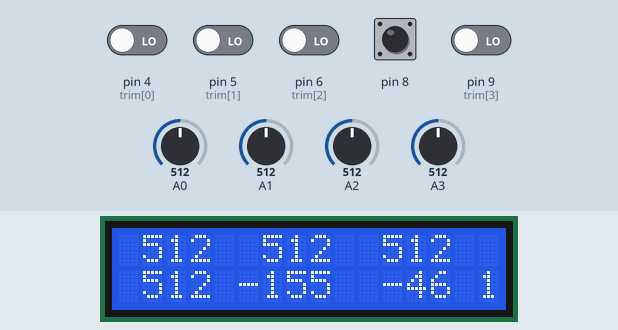
Simulated run of this sketch. Board: Arduino Uno, built with avr-gcc and run on an emulated ATmega328P. Shown: 16×2 character LCD. The test bench sets the inputs (shaded band); at power-on: pin 8 HIGH, pin 4 (trim[0]), pin 5 (trim[1]), pin 6 (trim[2]), pin 9 (trim[3]) LOW, A0 = 512, A1 = 512, A2 = 512, A3 = 512. No radio packets arrive unless stated.

Above: at 1.2 s.
1.3 s: A0 set to 716
At 2.8 s:
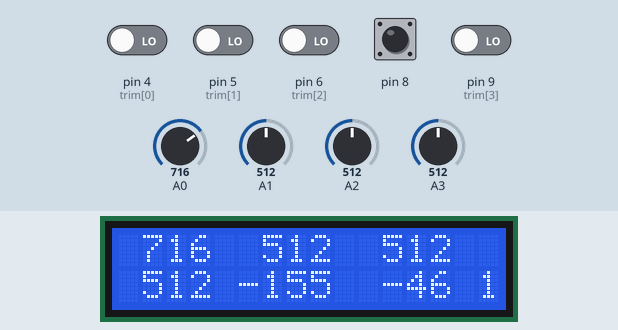
4.3 s: A1 set to 716
At 4.8 s:
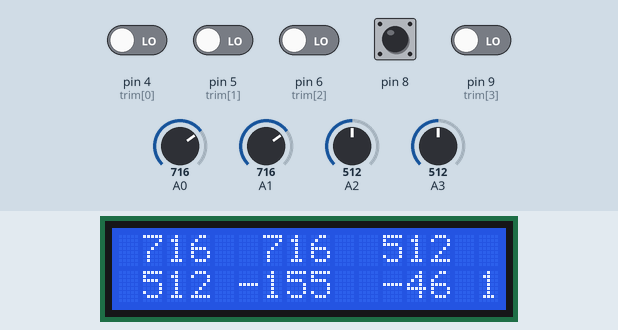
5.9 s: A2 set to 716
At 7.0 s:
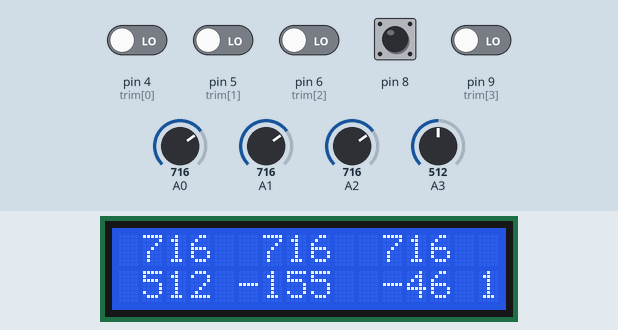
8.9 s: A3 set to 716
At 10.1 s:
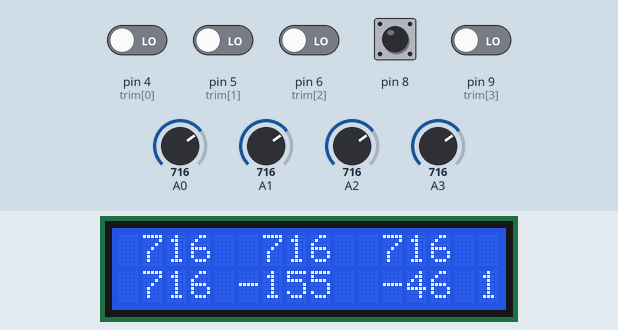
10.4 s: pin 4 (trim[0]) driven HIGH
At 11.1 s:
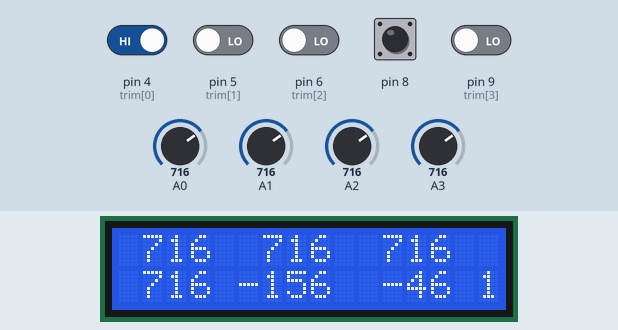
13.4 s: pin 5 (trim[1]) driven HIGH
At 14.4 s:
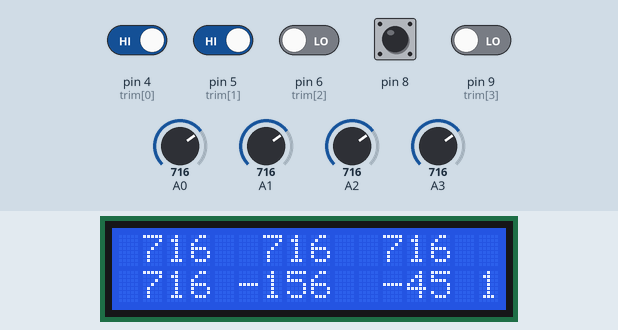
Timing chart, 0 to 15.9 s (numbered marks = the images above; inputs shaded):
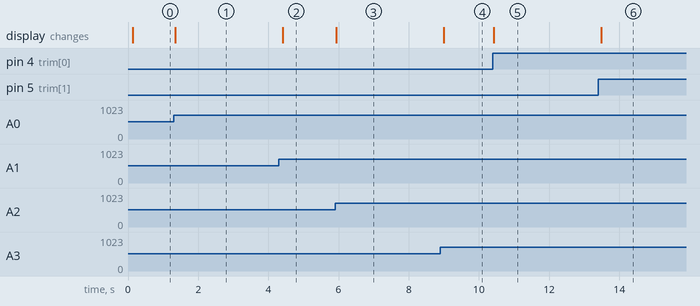

Measured:
- after the input at 1.3 s, the display: changes after 0.05 s (image 1)
- after the input at 4.3 s, the display: changes after 0.11 s (image 2)
- after the input at 5.9 s, the display: changes at once (image 3)
- after the input at 8.9 s, the display: changes after 0.10 s (image 4)
- after the input at 10.4 s, the display: changes at once (image 5)
- after the input at 13.4 s, the display: changes after 0.08 s (image 6)

The sketch:

joystick_and_radios_controller.ino
```cpp
#include <LiquidCrystal_I2C.h>
#include <SPI.h>
#include "Nunchuk.h"
#include "RF24.h"
#include "nRF24L01.h"
#include "printf.h"

#define TRIM(i) (digitalRead(trim[i]))
#define PAYLOAD_SIZE 16
#define RADIO_SIGNATURE 197

LiquidCrystal_I2C lcd(0x3f, 2, 1, 0, 4, 5, 6, 7, 3, POSITIVE);
RF24 radio(7, 10);
int8_t trim[] = {4, 5, 6, 9};  // left, top, right, bottom
volatile bool prevTrim[] = {false, false, false, false};
volatile int16_t trimCtr[] = {-155, -46};
volatile bool radioOn = true, prevD8 = true;
volatile unsigned long debounceT[] = {0, 0, 0, 0, 0};
inline void enablePCI() { PCICR |= 0b00000101; }
inline void clearPCI() { PCICR &= 0b11111010; }
int limInt(int n, int min, int max) {
  if (n < min) return min;
  if (n > max) return max;
  return n;
}
uint16_t data[PAYLOAD_SIZE / 2];
void setup(void) {
  Serial.begin(115200);
  printf_begin();
  Wire.begin();
  nunchuk_init();
  for (int i = 0; i < 4; i++) { pinMode(trim[i], INPUT); }
  pinMode(8, INPUT_PULLUP);
  lcd.begin(16, 2);
  lcd.backlight();
  lcd.clear();
  lcd.setCursor(0, 0);
  lcd.print("init");
  radio.begin();
  radio.setAutoAck(0);
  radio.setRetries(15, 15);
  radio.setPayloadSize(PAYLOAD_SIZE);
  radio.openWritingPipe((byte*)("ctrlr"));
  radio.setPALevel(RF24_PA_MAX);
  radio.setDataRate(RF24_250KBPS);
  radio.setCRCLength(RF24_CRC_8);
  radio.setChannel(76);
  for (int i = 0; i < PAYLOAD_SIZE / 2; i++) { data[i] = 0; }
  //---- use interupts for trim buttons ----
  PCIFR |= 0b00000101;  // clear interupt flags
  PCMSK2 |= 0b01110000;  // enable pin change interupts on pins D4, D5, and D6
  PCMSK0 |= 0b00000011;  // enable pin change interupts on pin D8, D9
  enablePCI();  // enable pin change interupts
  printf("init\n");
}
#define DEBOUNCE_INTERVAL 80
ISR(PCINT0_vect) {  // D8 to D13
  if ((PINB & 0b00000010) && !prevTrim[3] && millis() - debounceT[3] > DEBOUNCE_INTERVAL) {  // D9
    trimCtr[1]--;
    prevTrim[3] = true;
    debounceT[3] = millis();
  } else if (!(PINB & 0b00000001) && prevD8 && millis() - debounceT[4] > 1000) {  // D8
    // radioOn = !radioOn;
    prevD8 = false;
    debounceT[4] = millis();
  }
}
ISR(PCINT2_vect) {  // D0 to D7
  if ((PIND & 0b00010000) && !prevTrim[0] && millis() - debounceT[0] > DEBOUNCE_INTERVAL) {  // D4
    trimCtr[0]--;
    prevTrim[0] = true;
    debounceT[0] = millis();
  } else if ((PIND & 0b00100000) && !prevTrim[1] && millis() - debounceT[1] > DEBOUNCE_INTERVAL) {  // D5
    trimCtr[1]++;
    prevTrim[1] = true;
    debounceT[1] = millis();
  } else if ((PIND & 0b01000000) && !prevTrim[2] && millis() - debounceT[2] > DEBOUNCE_INTERVAL) {  // D6
    trimCtr[0]++;
    prevTrim[2] = true;
    debounceT[2] = millis();
  }
}
int8_t rollUnsc = 0, pitchUnsc = 0, yawUnsc = 0;
long lastRadioT = 0, lastLCDT = 0;
uint8_t oldSREG;
void loop(void) {
  /*while (true) {
      printf("%d %d %d %d\n", digitalRead(trimL), digitalRead(trimT), digitalRead(trimR), digitalRead(trimB));
      delay(100);
  }*/
  if (millis() - lastRadioT > 10) {
    lastRadioT = millis();
    //----- atomic block ------
    clearPCI();
    if (nunchuk_read()) {
      rollUnsc = limInt(nunchuk_joystickX() + 1, -120, 120);
      pitchUnsc = limInt(nunchuk_joystickY(), -120, 120);
    }
    enablePCI();
    //-------------------------
    //----- atomic block ------
    oldSREG = SREG;
    cli();
    int kpUnsc = analogRead(A0), kiUnsc = analogRead(A1), kdUnsc = analogRead(A2), thrUnsc = analogRead(A3);
    yawUnsc = limInt(analogRead(A2) / 5 - 103, -127, 127);
    SREG = oldSREG;
    //-------------------------
    data[0] = kpUnsc;
    data[1] = kiUnsc;
    data[2] = kdUnsc;
    data[3] = thrUnsc;
    data[4] = ((pitchUnsc + 127) << 8) + rollUnsc + 127;
    data[5] = trimCtr[0];
    data[6] = trimCtr[1];
    data[7] = (RADIO_SIGNATURE << 8) + (uint8_t)yawUnsc;
    if (radioOn) {
      //----- atomic block ------
      clearPCI();
      radio.stopListening();
      radio.write(&data, PAYLOAD_SIZE);
      enablePCI();
      //-------------------------
    }
  }
  /*
   Serial.print("sent:\t");
   for (int i = 0; i < 4; i++) {
       Serial.print(data[i]);
       Serial.print("\t");
   }
   Serial.print(data[4] >> 8);
   Serial.print("\t");
   Serial.print(data[4] & 0b11111111);
   Serial.print("\t");
   Serial.println();*/
  if (millis() - lastLCDT > 100) {
    lastLCDT = millis();
    char s[15] = "";
    //----- atomic block -----
    oldSREG = SREG;
    cli();
    uint16_t temp[] = {data[0], data[1], data[2], data[3], data[4], data[5], data[6]};
    SREG = oldSREG;
    //------------------------
    sprintf(s, "%4d %4d %4d", temp[0], temp[1], temp[2]);
    //----- atomic block -----
    clearPCI();
    lcd.clear();
    lcd.setCursor(0, 0);
    lcd.print(s);
    enablePCI();
    //-------------------------
    sprintf(s, "%4d %+4d %+4d %s", temp[3], (int16_t)trimCtr[0], (int16_t)trimCtr[1], radioOn ? "1" : "0");
    //----- atomic block -----
    clearPCI();
    lcd.setCursor(0, 1);
    lcd.print(s);
    enablePCI();
    //-------------------------
    printf("END LCD\n");
  }
  prevD8 = digitalRead(8);
  for (int i = 0; i < 4; i++) { prevTrim[i] = TRIM(i); }
  delayMicroseconds(500);
}
/*
200 106 293
*/
```
